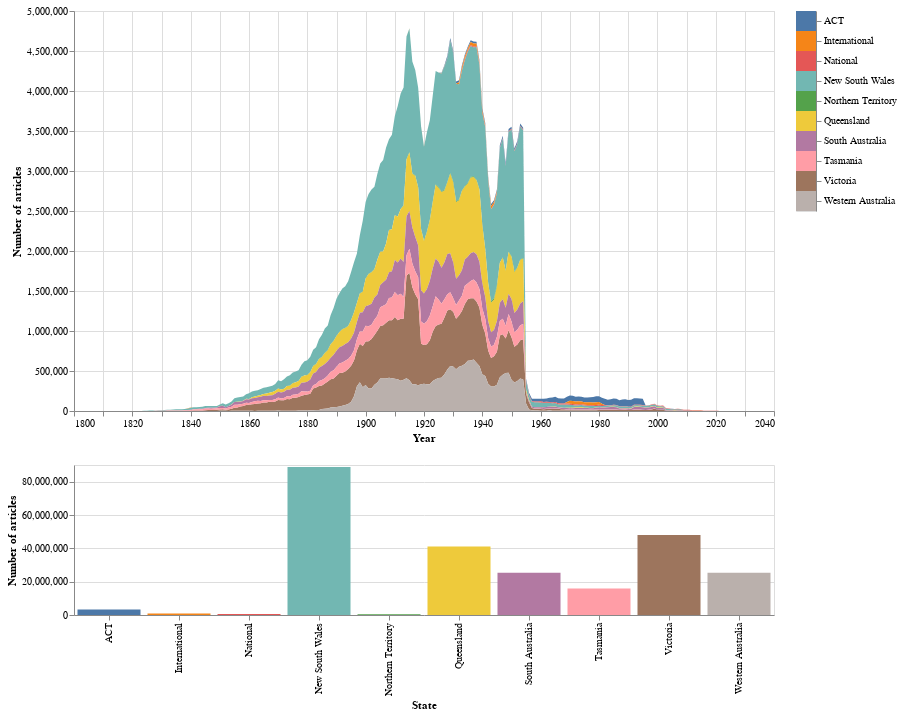

Notebook cell for this chart:
### Markdown cell above
## 5. Combine everything and make it interactive!

For the sake of completeness, let's try combining everything to make an interactive chart that shows both the total number of articles per year, and the contributions of each state.

### Code cell
# Use color as the selector for filtering the chart
selection = alt.selection_point(encodings=["color"])

# Color is based on the state, or gray if another state is selected
color = alt.condition(
    selection, alt.Color("state:N", legend=None), alt.value("lightgray")
)

# A basic area chart, starts stacked, but when filtered shows only the active state
area = (
    alt.Chart(df_states_years)
    .mark_area()
    .encode(
        # Years on the X axis
        x=alt.X("term:Q", axis=alt.Axis(format="c", title="Year")),
        # Number of articles on the Y axis
        y=alt.Y(
            "total_results:Q",
            axis=alt.Axis(format=",d", title="Number of articles"),
            stack=True,
        ),
        # Color uses the settings defined above
        color=color,
        # Details on hover
        tooltip=[
            "state",
            alt.Tooltip("term:Q", title="Year"),
            alt.Tooltip("total_results:Q", title="Articles", format=","),
        ],
    )
    .properties(width=700, height=400)
    .transform_filter(
        # Filter data by state when a state is selected
        selection
    )
    .add_params(selection)
)

# Add a bar chart showing the number of articles per state
bar = (
    alt.Chart(df_states)
    .mark_bar()
    .encode(
        # State on the X axis
        x=alt.X("state:N", title="State"),
        # Number of articles on the Y axis
        y=alt.Y(
            "total_results:Q", axis=alt.Axis(format=",d", title="Number of articles")
        ),
        # Details on hover
        tooltip=[
            alt.Tooltip("state", title="State"),
            alt.Tooltip("total_results:Q", title="Articles", format=","),
        ],
        # Color based on state as defined above
        color=color,
    )
    .properties(width=700, height=150)
    .add_params(
        # Highlight state when selected
        selection
    )
)

# For good measure we'll add an interactive legend (which is really just a mini chart)
# This makes it easier to select states that don't have many articles
legend = (
    alt.Chart(df_states)
    .mark_rect()
    .encode(
        # Show the states
        y=alt.Y("state:N", axis=alt.Axis(orient="right", title=None)),
        # Color as above
        color=color,
    )
    .add_params(
        # Highlight on selection
        selection
    )
)

# Concatenate the charts -- area & legend hotizontal, then bar added vertically
(area | legend) & bar

### Figure 1 — Vega-Lite specification as saved in the notebook (floating-point values rounded to 4 significant figures; data arrays with more than 128 entries replaced by an {"elided": "..."} marker saying what was removed)
{"config": {"view": {"continuousWidth": 300, "continuousHeight": 300}}, "vconcat": [{"hconcat": [{"data": {"name": "data-a169af29734161bc56f30ccbbde9b232"}, "mark": {"type": "area"}, "encoding": {"color": {"condition": {"param": "param_1", "field": "state", "legend": null, "type": "nominal"}, "value": "lightgray"}, "tooltip": [{"field": "state", "type": "nominal"}, {"field": "term", "title": "Year", "type": "quantitative"}, {"field": "total_results", "format": ",", "title": "Articles", "type": "quantitative"}], "x": {"axis": {"format": "c", "title": "Year"}, "field": "term", "type": "quantitative"}, "y": {"axis": {"format": ",d", "title": "Number of articles"}, "field": "total_results", "stack": true, "type": "quantitative"}}, "height": 400, "name": "view_1", "transform": [{"filter": {"param": "param_1"}}], "width": 700}, {"data": {"name": "data-798696343c6c2d21d81d4cc17c017be2"}, "mark": {"type": "rect"}, "encoding": {"color": {"condition": {"param": "param_1", "field": "state", "legend": null, "type": "nominal"}, "value": "lightgray"}, "y": {"axis": {"orient": "right", "title": null}, "field": "state", "type": "nominal"}}, "name": "view_2"}]}, {"data": {"name": "data-798696343c6c2d21d81d4cc17c017be2"}, "mark": {"type": "bar"}, "encoding": {"color": {"condition": {"param": "param_1", "field": "state", "legend": null, "type": "nominal"}, "value": "lightgray"}, "tooltip": [{"field": "state", "title": "State", "type": "nominal"}, {"field": "total_results", "format": ",", "title": "Articles", "type": "quantitative"}], "x": {"field": "state", "title": "State", "type": "nominal"}, "y": {"axis": {"format": ",d", "title": "Number of articles"}, "field": "total_results", "type": "quantitative"}}, "height": 150, "name": "view_3", "width": 700}], "params": [{"name": "param_1", "select": {"type": "point", "encodings": ["color"]}, "views": ["view_1", "view_2", "view_3"]}], "$schema": "https://vega.github.io/schema/vega-lite/v5.20.1.json", "datasets": {"data-a169af29734161bc56f30ccbbde9b232": {"elided": "1391 records"}, "data-798696343c6c2d21d81d4cc17c017be2": [{"state": "New South Wales", "total_results": 88834269}, {"state": "Victoria", "total_results": 48013836}, {"state": "Queensland", "total_results": 41131526}, {"state": "South Australia", "total_results": 25381813}, {"state": "Western Australia", "total_results": 25369631}, {"state": "Tasmania", "total_results": 15850246}, {"state": "ACT", "total_results": 3296997}, {"state": "International", "total_results": 854022}, {"state": "National", "total_results": 663996}, {"state": "Northern Territory", "total_results": 409433}]}}
